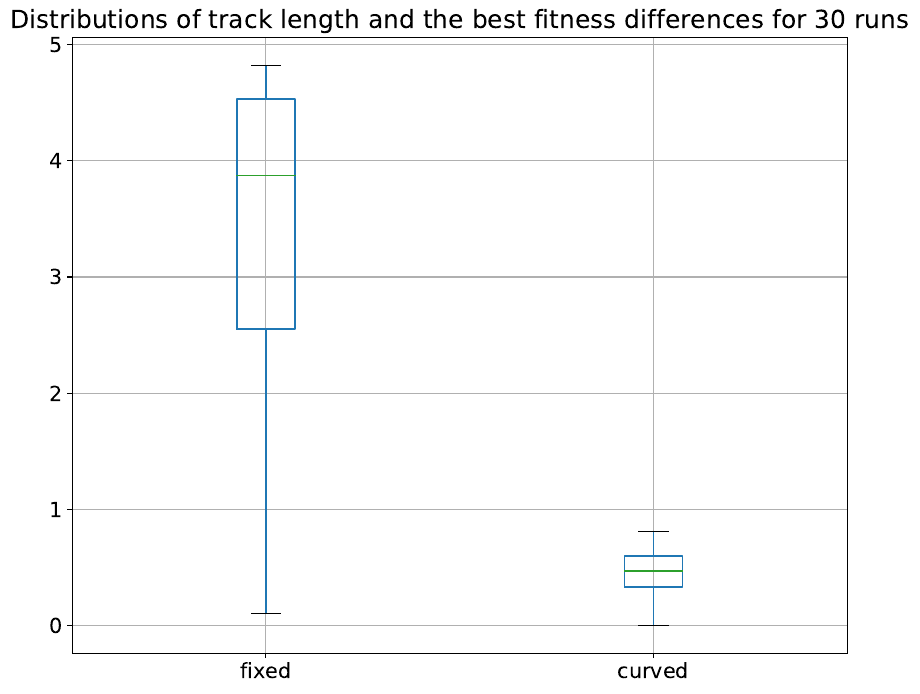

Recreate this plot in Python.
import numpy as np
import pandas as pd
import matplotlib.pyplot as plt
import glob

dfs_curved = []
for file in glob.glob('curved_difficulty_track/*'):
    dfs_curved += [pd.read_csv(file)]
    
dfs_flat = []
for file in glob.glob('flat_difficulty_track/*'):
    dfs_flat += [pd.read_csv(file)]

df_curved = pd.concat(dfs_curved)
df_flat = pd.concat(dfs_flat)

def get_stat(df, num=50):
    ds = df['track_length'] - df['average_distance']
    ds = ds[ds > 0]

    return ds.sort_values().iloc[:num].values

tmp_df = pd.DataFrame(data=np.array([get_stat(df_flat), get_stat(df_curved)]).T, columns=['fixed', 'curved'])

plt.rcParams['font.size'] = 15
plt.figure(figsize=(10, 8))
tmp_df.boxplot()
plt.title('Distributions of track length and the best fitness differences for 30 runs')
plt.savefig('boxplot.pdf', bbox_inches='tight')
plt.show()

